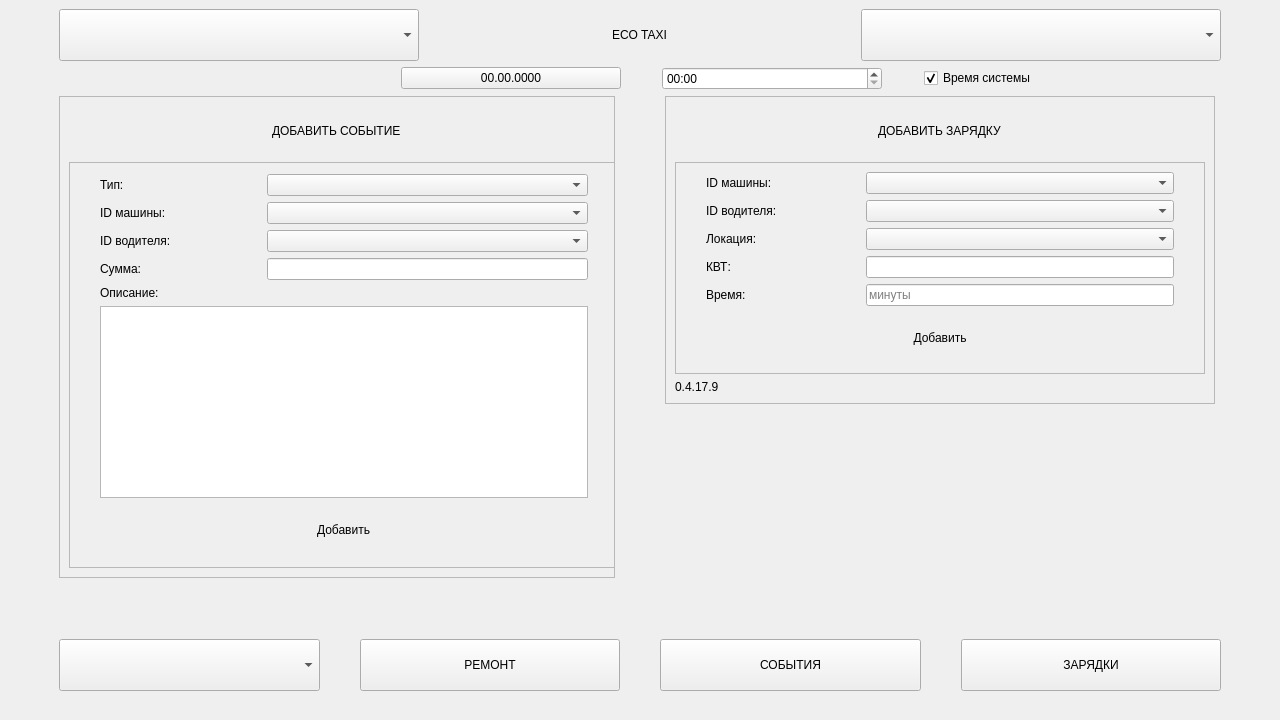
<?xml version="1.0" encoding="UTF-8"?>
<ui version="4.0">
 <class>MainWindow</class>
 <widget class="QMainWindow" name="MainWindow">
  <property name="geometry">
   <rect>
    <x>0</x>
    <y>0</y>
    <width>1280</width>
    <height>720</height>
   </rect>
  </property>
  <property name="minimumSize">
   <size>
    <width>0</width>
    <height>0</height>
   </size>
  </property>
  <property name="maximumSize">
   <size>
    <width>16777215</width>
    <height>16777215</height>
   </size>
  </property>
  <property name="windowTitle">
   <string>MainWindow</string>
  </property>
  <widget class="QWidget" name="centralwidget">
   <property name="minimumSize">
    <size>
     <width>0</width>
     <height>0</height>
    </size>
   </property>
   <property name="maximumSize">
    <size>
     <width>16777215</width>
     <height>16777215</height>
    </size>
   </property>
   <layout class="QVBoxLayout" name="verticalLayout_5">
    <item>
     <layout class="QVBoxLayout" name="verticalLayout">
      <property name="leftMargin">
       <number>0</number>
      </property>
      <item>
       <layout class="QHBoxLayout" name="horizontalLayout">
        <property name="spacing">
         <number>0</number>
        </property>
        <property name="sizeConstraint">
         <enum>QLayout::SizeConstraint::SetDefaultConstraint</enum>
        </property>
        <property name="leftMargin">
         <number>50</number>
        </property>
        <property name="rightMargin">
         <number>50</number>
        </property>
        <item>
         <widget class="QComboBox" name="ReportsButton">
          <property name="minimumSize">
           <size>
            <width>0</width>
            <height>52</height>
           </size>
          </property>
          <property name="maximumSize">
           <size>
            <width>360</width>
            <height>16777215</height>
           </size>
          </property>
          <property name="placeholderText">
           <string>ОТЧЕТЫ</string>
          </property>
          <item>
           <property name="text">
            <string>ПО ИНВЕСТОРАМ</string>
           </property>
          </item>
          <item>
           <property name="text">
            <string>ОБЩИЙ</string>
           </property>
          </item>
          <item>
           <property name="text">
            <string>ПО МАШИНАМ</string>
           </property>
          </item>
          <item>
           <property name="text">
            <string>ПО ВОДИТЕЛЯМ</string>
           </property>
          </item>
          <item>
           <property name="text">
            <string>ПО ЛОКАЦИЯМ</string>
           </property>
          </item>
          <item>
           <property name="text">
            <string>ПО ПОЛЬЗОВАТЕЛЯМ</string>
           </property>
          </item>
          <item>
           <property name="text">
            <string>ПО ЗАРЯДКАМ</string>
           </property>
          </item>
          <item>
           <property name="text">
            <string>ПО ТИПУ</string>
           </property>
          </item>
          <item>
           <property name="text">
            <string>ДОЛГИ</string>
           </property>
          </item>
          <item>
           <property name="text">
            <string>ПО ЗАРЯДКАМ ВОДИТЕЛЯ</string>
           </property>
          </item>
         </widget>
        </item>
        <item alignment="Qt::AlignmentFlag::AlignHCenter|Qt::AlignmentFlag::AlignVCenter">
         <widget class="QLabel" name="EcoTaxi">
          <property name="minimumSize">
           <size>
            <width>0</width>
            <height>0</height>
           </size>
          </property>
          <property name="text">
           <string>ECO TAXI</string>
          </property>
         </widget>
        </item>
        <item>
         <widget class="QComboBox" name="SettingsButton">
          <property name="minimumSize">
           <size>
            <width>0</width>
            <height>52</height>
           </size>
          </property>
          <property name="maximumSize">
           <size>
            <width>360</width>
            <height>16777215</height>
           </size>
          </property>
          <property name="currentText">
           <string/>
          </property>
          <property name="placeholderText">
           <string>НАСТРОЙКИ</string>
          </property>
          <item>
           <property name="text">
            <string>ВОДИТЕЛИ</string>
           </property>
          </item>
          <item>
           <property name="text">
            <string>МАШИНЫ</string>
           </property>
          </item>
          <item>
           <property name="text">
            <string>ИНВЕСТОРЫ</string>
           </property>
          </item>
          <item>
           <property name="text">
            <string>ТИПЫ</string>
           </property>
          </item>
          <item>
           <property name="text">
            <string>ЛОКАЦИИ</string>
           </property>
          </item>
          <item>
           <property name="text">
            <string>ПОЛЬЗОВАТЕЛИ</string>
           </property>
          </item>
          <item>
           <property name="text">
            <string>УДАЛИТЬ ВСЕ</string>
           </property>
          </item>
         </widget>
        </item>
       </layout>
      </item>
      <item>
       <layout class="QHBoxLayout" name="horizontalLayout_11">
        <property name="spacing">
         <number>0</number>
        </property>
        <property name="leftMargin">
         <number>310</number>
        </property>
        <property name="rightMargin">
         <number>45</number>
        </property>
        <item alignment="Qt::AlignmentFlag::AlignRight">
         <widget class="QPushButton" name="dateButton">
          <property name="minimumSize">
           <size>
            <width>220</width>
            <height>0</height>
           </size>
          </property>
          <property name="maximumSize">
           <size>
            <width>220</width>
            <height>16777215</height>
           </size>
          </property>
          <property name="text">
           <string>00.00.0000</string>
          </property>
         </widget>
        </item>
        <item alignment="Qt::AlignmentFlag::AlignHCenter">
         <widget class="QTimeEdit" name="timeEdit">
          <property name="minimumSize">
           <size>
            <width>220</width>
            <height>0</height>
           </size>
          </property>
          <property name="maximumSize">
           <size>
            <width>220</width>
            <height>200</height>
           </size>
          </property>
          <property name="correctionMode">
           <enum>QAbstractSpinBox::CorrectionMode::CorrectToNearestValue</enum>
          </property>
          <property name="displayFormat">
           <string>hh:mm</string>
          </property>
          <property name="calendarPopup">
           <bool>true</bool>
          </property>
          <property name="timeSpec">
           <enum>Qt::TimeSpec::LocalTime</enum>
          </property>
          <property name="time">
           <time>
            <hour>0</hour>
            <minute>0</minute>
            <second>0</second>
           </time>
          </property>
         </widget>
        </item>
        <item alignment="Qt::AlignmentFlag::AlignLeft">
         <widget class="QCheckBox" name="systemTimeCheck">
          <property name="minimumSize">
           <size>
            <width>0</width>
            <height>0</height>
           </size>
          </property>
          <property name="maximumSize">
           <size>
            <width>220</width>
            <height>16777215</height>
           </size>
          </property>
          <property name="text">
           <string>Время системы</string>
          </property>
          <property name="checked">
           <bool>true</bool>
          </property>
         </widget>
        </item>
       </layout>
      </item>
      <item>
       <layout class="QHBoxLayout" name="horizontalLayout_2" stretch="1,1">
        <property name="spacing">
         <number>50</number>
        </property>
        <property name="leftMargin">
         <number>50</number>
        </property>
        <property name="rightMargin">
         <number>50</number>
        </property>
        <item alignment="Qt::AlignmentFlag::AlignRight|Qt::AlignmentFlag::AlignTop">
         <widget class="QFrame" name="frame_2">
          <property name="minimumSize">
           <size>
            <width>550</width>
            <height>0</height>
           </size>
          </property>
          <property name="frameShape">
           <enum>QFrame::Shape::StyledPanel</enum>
          </property>
          <property name="frameShadow">
           <enum>QFrame::Shadow::Raised</enum>
          </property>
          <layout class="QVBoxLayout" name="verticalLayout_2" stretch="1,15">
           <item alignment="Qt::AlignmentFlag::AlignHCenter">
            <widget class="QLabel" name="label">
             <property name="minimumSize">
              <size>
               <width>0</width>
               <height>50</height>
              </size>
             </property>
             <property name="text">
              <string>ДОБАВИТЬ СОБЫТИЕ</string>
             </property>
            </widget>
           </item>
           <item alignment="Qt::AlignmentFlag::AlignHCenter|Qt::AlignmentFlag::AlignVCenter">
            <widget class="QFrame" name="eventFrame">
             <property name="minimumSize">
              <size>
               <width>550</width>
               <height>0</height>
              </size>
             </property>
             <property name="maximumSize">
              <size>
               <width>16777215</width>
               <height>16777215</height>
              </size>
             </property>
             <property name="frameShape">
              <enum>QFrame::Shape::StyledPanel</enum>
             </property>
             <property name="frameShadow">
              <enum>QFrame::Shadow::Raised</enum>
             </property>
             <layout class="QVBoxLayout" name="verticalLayout_4" stretch="1,1,1,1,0,0">
              <property name="leftMargin">
               <number>30</number>
              </property>
              <property name="topMargin">
               <number>11</number>
              </property>
              <property name="rightMargin">
               <number>30</number>
              </property>
              <property name="bottomMargin">
               <number>11</number>
              </property>
              <item>
               <layout class="QHBoxLayout" name="horizontalLayout_3" stretch="1,2">
                <property name="leftMargin">
                 <number>0</number>
                </property>
                <property name="topMargin">
                 <number>0</number>
                </property>
                <property name="rightMargin">
                 <number>0</number>
                </property>
                <property name="bottomMargin">
                 <number>0</number>
                </property>
                <item>
                 <widget class="QLabel" name="typeLabel">
                  <property name="text">
                   <string>Тип:</string>
                  </property>
                 </widget>
                </item>
                <item>
                 <widget class="QComboBox" name="TypesBox"/>
                </item>
               </layout>
              </item>
              <item>
               <layout class="QHBoxLayout" name="horizontalLayout_5" stretch="1,2">
                <property name="leftMargin">
                 <number>0</number>
                </property>
                <property name="topMargin">
                 <number>0</number>
                </property>
                <property name="rightMargin">
                 <number>0</number>
                </property>
                <property name="bottomMargin">
                 <number>0</number>
                </property>
                <item>
                 <widget class="QLabel" name="carsLabel">
                  <property name="text">
                   <string>ID машины:</string>
                  </property>
                 </widget>
                </item>
                <item>
                 <widget class="QComboBox" name="CarsBox">
                  <property name="placeholderText">
                   <string>-</string>
                  </property>
                 </widget>
                </item>
               </layout>
              </item>
              <item>
               <layout class="QHBoxLayout" name="horizontalLayout_6" stretch="1,2">
                <property name="leftMargin">
                 <number>0</number>
                </property>
                <property name="topMargin">
                 <number>0</number>
                </property>
                <property name="rightMargin">
                 <number>0</number>
                </property>
                <property name="bottomMargin">
                 <number>0</number>
                </property>
                <item>
                 <widget class="QLabel" name="driversLabel">
                  <property name="text">
                   <string>ID водителя:</string>
                  </property>
                 </widget>
                </item>
                <item>
                 <widget class="QComboBox" name="DriversBox">
                  <property name="placeholderText">
                   <string>-</string>
                  </property>
                  <property name="duplicatesEnabled">
                   <bool>true</bool>
                  </property>
                 </widget>
                </item>
               </layout>
              </item>
              <item>
               <layout class="QHBoxLayout" name="horizontalLayout_7" stretch="1,2">
                <property name="leftMargin">
                 <number>0</number>
                </property>
                <property name="topMargin">
                 <number>0</number>
                </property>
                <property name="rightMargin">
                 <number>0</number>
                </property>
                <property name="bottomMargin">
                 <number>0</number>
                </property>
                <item>
                 <widget class="QLabel" name="sumLabel">
                  <property name="text">
                   <string>Сумма:</string>
                  </property>
                 </widget>
                </item>
                <item alignment="Qt::AlignmentFlag::AlignVCenter">
                 <widget class="QLineEdit" name="SumEdit">
                  <property name="enabled">
                   <bool>true</bool>
                  </property>
                 </widget>
                </item>
               </layout>
              </item>
              <item>
               <layout class="QVBoxLayout" name="verticalLayout_7">
                <item>
                 <widget class="QLabel" name="descLabel">
                  <property name="text">
                   <string>Описание:</string>
                  </property>
                 </widget>
                </item>
                <item>
                 <widget class="QTextEdit" name="descEdit"/>
                </item>
               </layout>
              </item>
              <item>
               <layout class="QHBoxLayout" name="horizontalLayout_12">
                <property name="topMargin">
                 <number>0</number>
                </property>
                <item>
                 <widget class="QPushButton" name="addEventButton">
                  <property name="minimumSize">
                   <size>
                    <width>250</width>
                    <height>52</height>
                   </size>
                  </property>
                  <property name="maximumSize">
                   <size>
                    <width>259</width>
                    <height>16777215</height>
                   </size>
                  </property>
                  <property name="text">
                   <string>Добавить</string>
                  </property>
                  <property name="flat">
                   <bool>true</bool>
                  </property>
                 </widget>
                </item>
               </layout>
              </item>
             </layout>
            </widget>
           </item>
          </layout>
         </widget>
        </item>
        <item alignment="Qt::AlignmentFlag::AlignLeft|Qt::AlignmentFlag::AlignTop">
         <widget class="QFrame" name="frame">
          <property name="minimumSize">
           <size>
            <width>550</width>
            <height>0</height>
           </size>
          </property>
          <property name="maximumSize">
           <size>
            <width>16777215</width>
            <height>16777215</height>
           </size>
          </property>
          <property name="frameShape">
           <enum>QFrame::Shape::StyledPanel</enum>
          </property>
          <property name="frameShadow">
           <enum>QFrame::Shadow::Raised</enum>
          </property>
          <layout class="QVBoxLayout" name="verticalLayout_3" stretch="1,15,0">
           <item alignment="Qt::AlignmentFlag::AlignHCenter">
            <widget class="QLabel" name="label_2">
             <property name="minimumSize">
              <size>
               <width>0</width>
               <height>50</height>
              </size>
             </property>
             <property name="text">
              <string>ДОБАВИТЬ ЗАРЯДКУ</string>
             </property>
            </widget>
           </item>
           <item>
            <widget class="QFrame" name="chargeFrame">
             <property name="maximumSize">
              <size>
               <width>16777215</width>
               <height>16777215</height>
              </size>
             </property>
             <property name="frameShape">
              <enum>QFrame::Shape::StyledPanel</enum>
             </property>
             <property name="frameShadow">
              <enum>QFrame::Shadow::Raised</enum>
             </property>
             <layout class="QVBoxLayout" name="verticalLayout_6">
              <property name="leftMargin">
               <number>30</number>
              </property>
              <property name="rightMargin">
               <number>30</number>
              </property>
              <item>
               <layout class="QHBoxLayout" name="horizontalLayout_4" stretch="1,2">
                <property name="leftMargin">
                 <number>0</number>
                </property>
                <property name="topMargin">
                 <number>0</number>
                </property>
                <property name="rightMargin">
                 <number>0</number>
                </property>
                <property name="bottomMargin">
                 <number>0</number>
                </property>
                <item>
                 <widget class="QLabel" name="carsLabel_2">
                  <property name="text">
                   <string>ID машины:</string>
                  </property>
                 </widget>
                </item>
                <item>
                 <widget class="QComboBox" name="CarsBox_2"/>
                </item>
               </layout>
              </item>
              <item>
               <layout class="QHBoxLayout" name="horizontalLayout_8" stretch="1,2">
                <property name="leftMargin">
                 <number>0</number>
                </property>
                <property name="topMargin">
                 <number>0</number>
                </property>
                <property name="rightMargin">
                 <number>0</number>
                </property>
                <property name="bottomMargin">
                 <number>0</number>
                </property>
                <item>
                 <widget class="QLabel" name="driversLabel_2">
                  <property name="text">
                   <string>ID водителя:</string>
                  </property>
                 </widget>
                </item>
                <item>
                 <widget class="QComboBox" name="DriversBox_2"/>
                </item>
               </layout>
              </item>
              <item>
               <layout class="QHBoxLayout" name="horizontalLayout_10" stretch="1,2">
                <property name="leftMargin">
                 <number>0</number>
                </property>
                <property name="topMargin">
                 <number>0</number>
                </property>
                <property name="rightMargin">
                 <number>0</number>
                </property>
                <property name="bottomMargin">
                 <number>0</number>
                </property>
                <item>
                 <widget class="QLabel" name="locsLabel">
                  <property name="text">
                   <string>Локация:</string>
                  </property>
                 </widget>
                </item>
                <item>
                 <widget class="QComboBox" name="LocsBox"/>
                </item>
               </layout>
              </item>
              <item>
               <layout class="QHBoxLayout" name="horizontalLayout_14" stretch="1,2">
                <property name="leftMargin">
                 <number>0</number>
                </property>
                <property name="topMargin">
                 <number>0</number>
                </property>
                <property name="rightMargin">
                 <number>0</number>
                </property>
                <property name="bottomMargin">
                 <number>0</number>
                </property>
                <item>
                 <widget class="QLabel" name="kwtLabel">
                  <property name="text">
                   <string>КВТ:</string>
                  </property>
                 </widget>
                </item>
                <item alignment="Qt::AlignmentFlag::AlignVCenter">
                 <widget class="QLineEdit" name="KWTEdit">
                  <property name="enabled">
                   <bool>true</bool>
                  </property>
                  <property name="placeholderText">
                   <string/>
                  </property>
                 </widget>
                </item>
               </layout>
              </item>
              <item>
               <layout class="QHBoxLayout" name="horizontalLayout_13" stretch="1,2">
                <property name="leftMargin">
                 <number>0</number>
                </property>
                <property name="topMargin">
                 <number>0</number>
                </property>
                <property name="rightMargin">
                 <number>0</number>
                </property>
                <property name="bottomMargin">
                 <number>0</number>
                </property>
                <item>
                 <widget class="QLabel" name="timeLabel">
                  <property name="text">
                   <string>Время:</string>
                  </property>
                 </widget>
                </item>
                <item alignment="Qt::AlignmentFlag::AlignVCenter">
                 <widget class="QLineEdit" name="TimeEdit">
                  <property name="enabled">
                   <bool>true</bool>
                  </property>
                  <property name="placeholderText">
                   <string>минуты</string>
                  </property>
                 </widget>
                </item>
               </layout>
              </item>
              <item alignment="Qt::AlignmentFlag::AlignHCenter">
               <widget class="QPushButton" name="addChargeButton">
                <property name="minimumSize">
                 <size>
                  <width>250</width>
                  <height>52</height>
                 </size>
                </property>
                <property name="text">
                 <string>Добавить</string>
                </property>
                <property name="flat">
                 <bool>true</bool>
                </property>
               </widget>
              </item>
             </layout>
            </widget>
           </item>
           <item>
            <widget class="QLabel" name="label_3">
             <property name="text">
              <string>0.4.17.9</string>
             </property>
            </widget>
           </item>
          </layout>
         </widget>
        </item>
       </layout>
      </item>
      <item>
       <layout class="QHBoxLayout" name="horizontalLayout_9">
        <property name="spacing">
         <number>40</number>
        </property>
        <property name="sizeConstraint">
         <enum>QLayout::SizeConstraint::SetDefaultConstraint</enum>
        </property>
        <property name="leftMargin">
         <number>50</number>
        </property>
        <property name="rightMargin">
         <number>50</number>
        </property>
        <property name="bottomMargin">
         <number>20</number>
        </property>
        <item>
         <widget class="QComboBox" name="FinesButton">
          <property name="minimumSize">
           <size>
            <width>0</width>
            <height>52</height>
           </size>
          </property>
          <property name="placeholderText">
           <string>ШТРАФЫ</string>
          </property>
          <item>
           <property name="text">
            <string>ШТРАФЫ</string>
           </property>
          </item>
          <item>
           <property name="text">
            <string>ПО МАШИНАМ</string>
           </property>
          </item>
          <item>
           <property name="text">
            <string>ПО ВОДИТЕЛЯМ</string>
           </property>
          </item>
         </widget>
        </item>
        <item>
         <widget class="QPushButton" name="repairsButton">
          <property name="minimumSize">
           <size>
            <width>0</width>
            <height>52</height>
           </size>
          </property>
          <property name="text">
           <string>РЕМОНТ</string>
          </property>
         </widget>
        </item>
        <item>
         <widget class="QPushButton" name="eventsButton">
          <property name="minimumSize">
           <size>
            <width>0</width>
            <height>52</height>
           </size>
          </property>
          <property name="text">
           <string>СОБЫТИЯ</string>
          </property>
         </widget>
        </item>
        <item>
         <widget class="QPushButton" name="chargesButton">
          <property name="minimumSize">
           <size>
            <width>0</width>
            <height>52</height>
           </size>
          </property>
          <property name="text">
           <string>ЗАРЯДКИ</string>
          </property>
         </widget>
        </item>
       </layout>
      </item>
     </layout>
    </item>
   </layout>
  </widget>
 </widget>
 <resources/>
 <connections/>
</ui>
